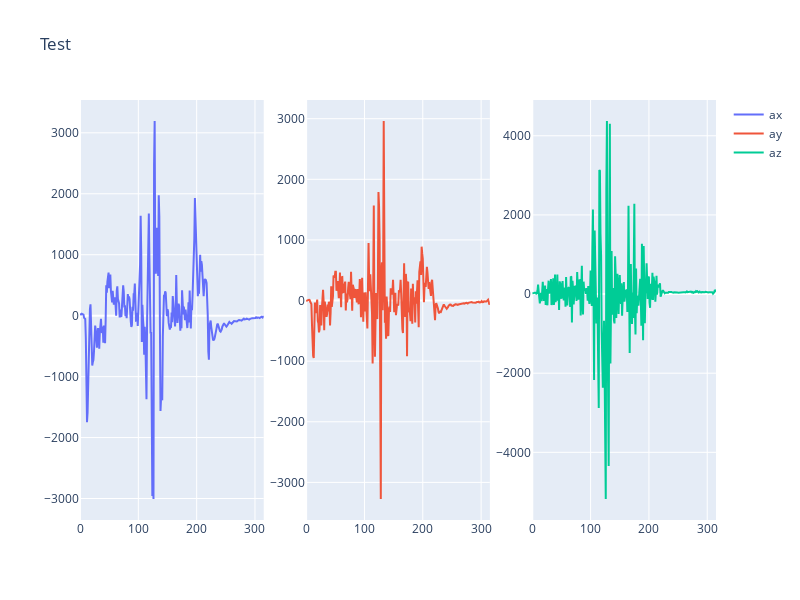

The notebook cell saved with this chart:
### Code cell
fig = triple_graph(acc_data[["ax", "ay", "az"]])
fig.write_html("data_analysis_acc_2.html", full_html=False, include_plotlyjs="cdn")
fig.show()

### Figure 1 — Plotly figure (JSON) as saved in the notebook; plotly's stock layout.template omitted (floating-point values rounded to 4 significant figures; data arrays with more than 128 entries replaced by an {"elided": "..."} marker saying what was removed)
{"data": [{"name": "ax", "type": "scatter", "x": {"elided": "316 int values"}, "xaxis": "x", "y": {"elided": "316 int values"}, "yaxis": "y"}, {"name": "ay", "type": "scatter", "x": {"elided": "316 int values"}, "xaxis": "x2", "y": {"elided": "316 int values"}, "yaxis": "y2"}, {"name": "az", "type": "scatter", "x": {"elided": "316 int values"}, "xaxis": "x3", "y": {"elided": "316 int values"}, "yaxis": "y3"}], "layout": {"height": 600, "title": {"text": "Test"}, "width": 800, "xaxis": {"anchor": "y", "domain": [0, 0.2889]}, "xaxis2": {"anchor": "y2", "domain": [0.3556, 0.6444]}, "xaxis3": {"anchor": "y3", "domain": [0.7111, 1]}, "yaxis": {"anchor": "x", "domain": [0, 1]}, "yaxis2": {"anchor": "x2", "domain": [0, 1]}, "yaxis3": {"anchor": "x3", "domain": [0, 1]}}}
